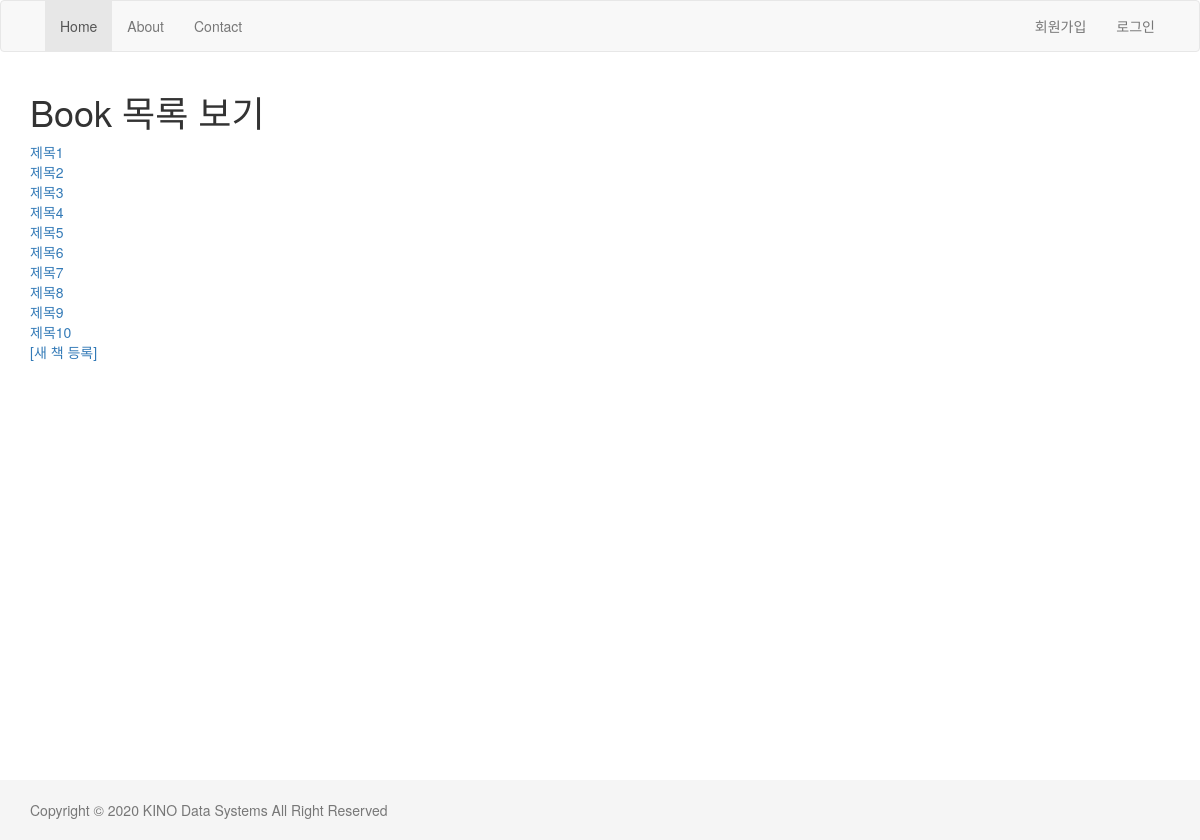
Page /book/ on the earlier database version.
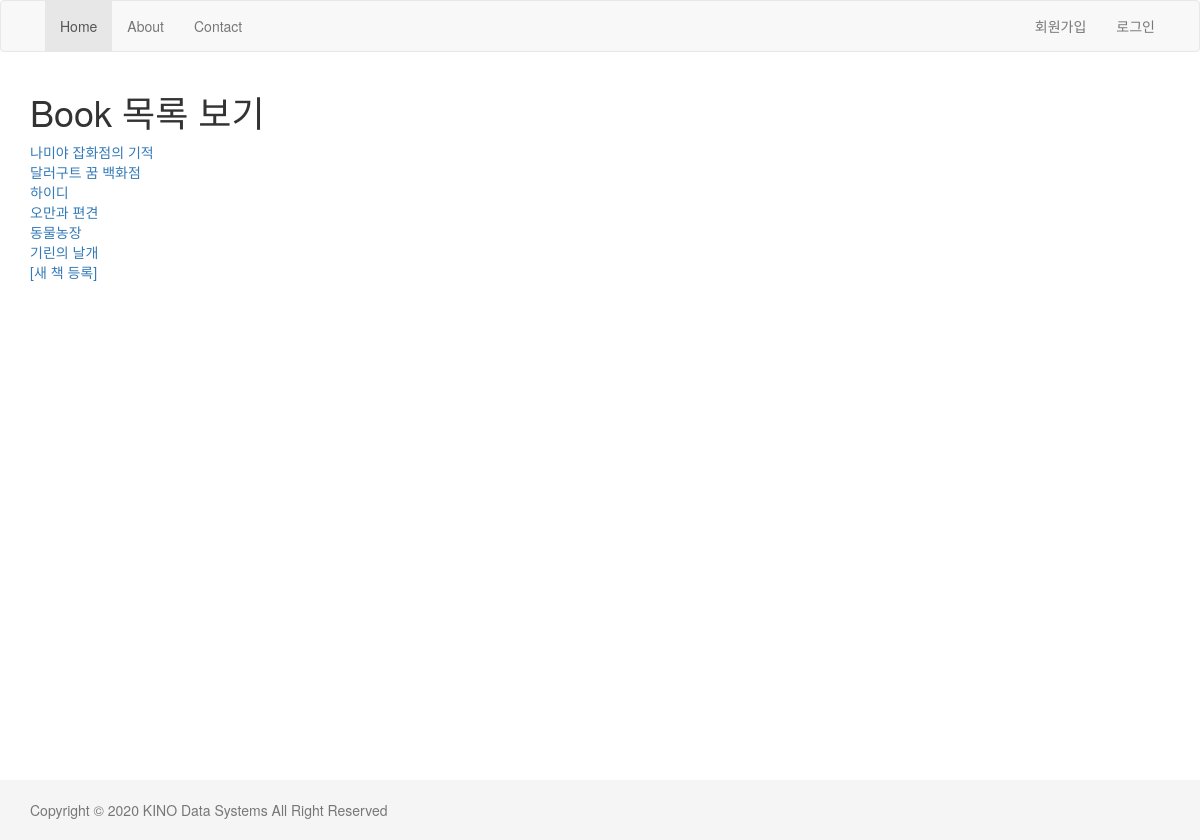
Same page on the later database version.
### book/models.py (models this page shows, shortened)
class Book(models.Model):
    title = models.CharField(max_length=100)
    author = models.CharField(max_length=100)
    publisher = models.CharField(max_length=100)

### book/templates/book/book_list.html (shortened to what this page needs)
{% extends "layout.html" %}
{% block content %}
    <h1>Book 목록 보기</h1>
    {% for book in book_list %}
        <a href="{% url 'book:detail' book.id %}"> {{book.title}}</a><br>
    {% endfor %}
    <a href="{% url 'book:create' %}">[새 책 등록]</a>
{% endblock %}

### templates/layout.html (shortened to what this page needs)
<html>
<head>
    <link rel="stylesheet" href="//maxcdn.bootstrapcdn.com/bootstrap/3.3.7/css/bootstrap.min.css" />
</head>
<body>
    <nav class="navbar navbar-default">
        <div class="container">
            <div id="navbar" class="collapse navbar-collapse">
                <ul class="nav navbar-nav">
                    <li class="active"><a href="/blog/">Home</a></li>
                    <li><a href="#">About</a></li>
                    <li><a href="#">Contact</a></li>
                </ul>
                <ul class="nav navbar-nav navbar-right">
                    {% if not user.is_authenticated %}
                        <li><a href="{% url 'signup' %}">회원가입 </a> </li>
                        <li><a href="{% url 'login' %}?next={{request.path}}">로그인</a></li>
                    {% else %}
                        <li><a href="#">{{user}}</a></li>
                        <li><a href="{% url 'profile' %}">프로필</a> </li>
                        <li><a href="{% url 'logout' %}?next={{request.path}}">로그아웃</a></li>
                    {% endif %}
                 </ul>
                </div>
        </div>
    </nav>
    <div class="container">
        <div class="row">
            <div class="col-sm-12">
                {% block content %}
                {% endblock %}
            </div>
        </div>
    </div>
    <div id="page-footer">
        <div class="container">
            <p class="text-muted">
                Copyright © 2020 KINO Data Systems All Right Reserved
            </p>
        </div>
    </div>
</body>
</html>

### templates/layout.html (style rules this page uses)
html { position: relative; min-height: 100% }
body { margin-bottom: 60px }
#page-footer { position: absolute; bottom: 0; width:100%; height: 60; line-height: 60px; background-color: #f5f5f5; }

Differences in the rows shown:
removed Book: title "제목1"
removed Book: title "제목2"
removed Book: title "제목3"
removed Book: title "제목4"
removed Book: title "제목5"
removed Book: title "제목6"
removed Book: title "제목7"
removed Book: title "제목8"
removed Book: title "제목9"
removed Book: title "제목10"
added Book: title "나미야 잡화점의 기적"
added Book: title "달러구트 꿈 백화점"
added Book: title "하이디"
added Book: title "오만과 편견"
added Book: title "동물농장"
added Book: title "기린의 날개"
